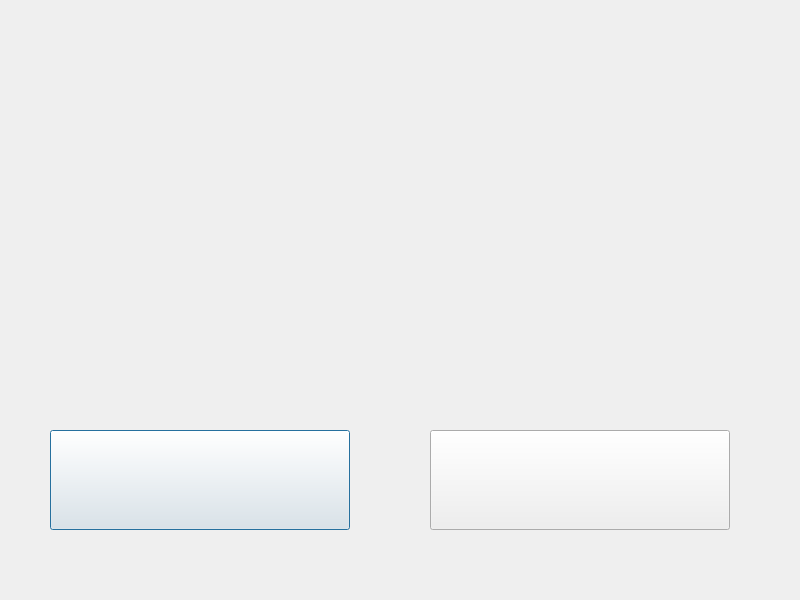
<?xml version="1.0" encoding="UTF-8"?>
<ui version="4.0">
 <class>Remind_Dlg</class>
 <widget class="QDialog" name="Remind_Dlg">
  <property name="geometry">
   <rect>
    <x>0</x>
    <y>0</y>
    <width>800</width>
    <height>600</height>
   </rect>
  </property>
  <property name="windowTitle">
   <string>Dialog</string>
  </property>
  <widget class="QPushButton" name="btnConfirm">
   <property name="geometry">
    <rect>
     <x>50</x>
     <y>430</y>
     <width>300</width>
     <height>100</height>
    </rect>
   </property>
   <property name="sizePolicy">
    <sizepolicy hsizetype="Preferred" vsizetype="Preferred">
     <horstretch>0</horstretch>
     <verstretch>0</verstretch>
    </sizepolicy>
   </property>
   <property name="minimumSize">
    <size>
     <width>300</width>
     <height>100</height>
    </size>
   </property>
   <property name="maximumSize">
    <size>
     <width>16777215</width>
     <height>16777215</height>
    </size>
   </property>
   <property name="text">
    <string/>
   </property>
  </widget>
  <widget class="QPushButton" name="btnBack">
   <property name="geometry">
    <rect>
     <x>430</x>
     <y>430</y>
     <width>300</width>
     <height>100</height>
    </rect>
   </property>
   <property name="sizePolicy">
    <sizepolicy hsizetype="Preferred" vsizetype="Preferred">
     <horstretch>0</horstretch>
     <verstretch>0</verstretch>
    </sizepolicy>
   </property>
   <property name="minimumSize">
    <size>
     <width>300</width>
     <height>100</height>
    </size>
   </property>
   <property name="maximumSize">
    <size>
     <width>16777215</width>
     <height>16777215</height>
    </size>
   </property>
   <property name="text">
    <string/>
   </property>
  </widget>
 </widget>
 <resources/>
 <connections/>
</ui>
